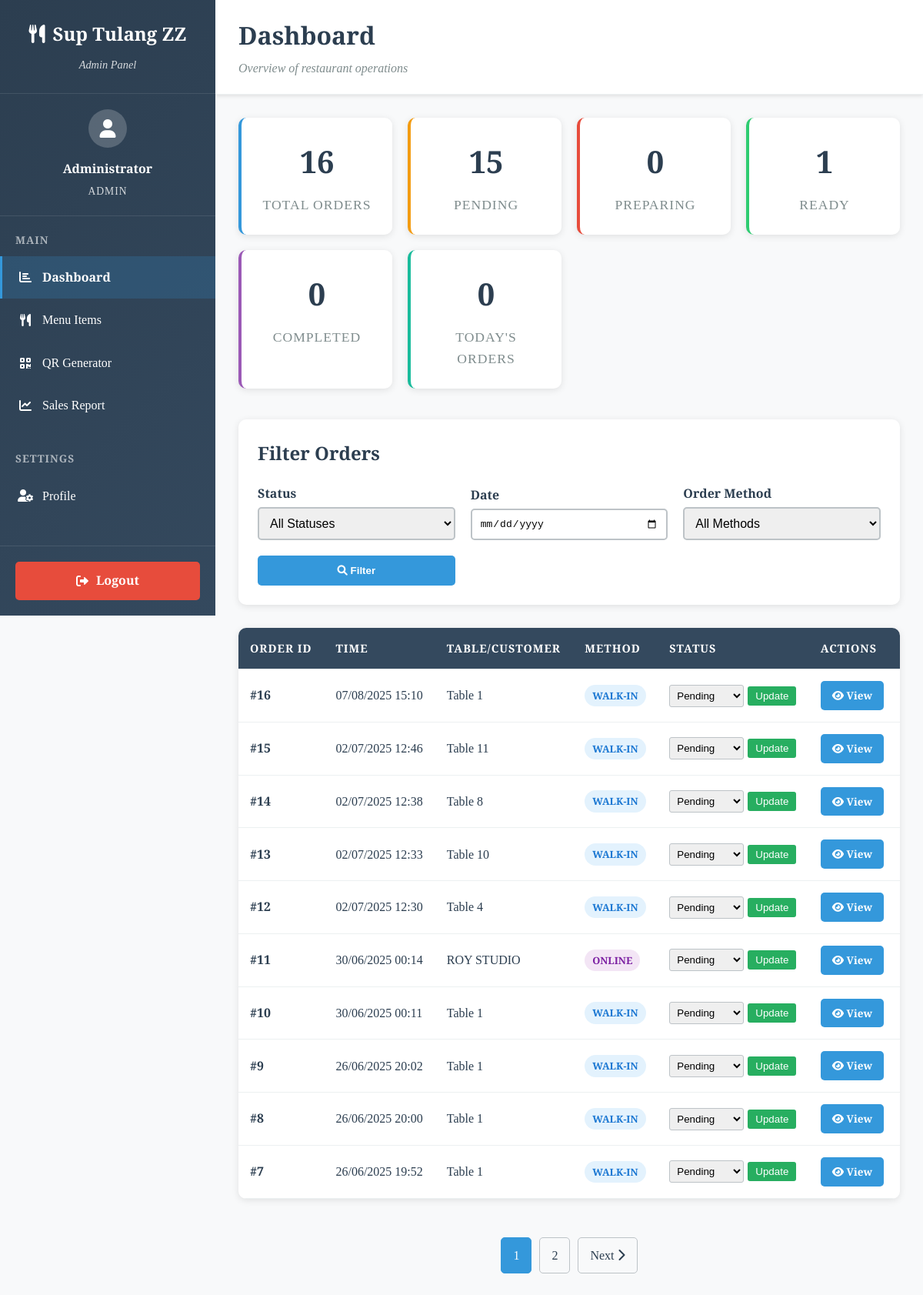
The page /admin_dashboard.php (signed in) on the database its author committed.
### tables this page shows
CREATE TABLE `orders` (
  `id` int(11) NOT NULL,
  `table_number` int(11) NOT NULL,
  `order_time` datetime DEFAULT current_timestamp(),
  `status` varchar(50) DEFAULT 'Pending',
  `order_method` enum('walk-in','online') NOT NULL DEFAULT 'walk-in',
  `customer_name` varchar(100) DEFAULT NULL,
  `customer_email` varchar(100) DEFAULT NULL,
  `customer_phone` varchar(20) DEFAULT NULL,
  `delivery_address` text DEFAULT NULL,
  `order_type` enum('delivery','pickup') DEFAULT NULL
);

### includes/admin_auth.php (called while the page is built, shortened)
<?php
class AdminAuth {
    private $conn;
    public function __construct($database_connection) {
        $this->conn = $database_connection;
    }
    public function isAuthenticated() {
        if (isset($_SESSION['admin_logged_in']) && $_SESSION['admin_logged_in']) {
            if ($this->tableExists('admin_sessions') && isset($_SESSION['session_id'])) {
                return $this->validateSession($_SESSION['session_id'], $_SESSION['admin_id']);
            }
            return true;
        }
        return false;
    }
    private function tableExists($table) {
        try {
            $stmt = $this->conn->prepare("SELECT COUNT(*) as count FROM INFORMATION_SCHEMA.TABLES WHERE TABLE_SCHEMA = DATABASE() AND TABLE_NAME = ?");
            $stmt->bind_param("s", $table);
            $stmt->execute();
            $result = $stmt->get_result()->fetch_assoc();
            return $result['count'] > 0;
        } catch (Exception $e) {
            try {
                $escaped_table = $this->conn->real_escape_string($table);
                $result = $this->conn->query("SHOW TABLES LIKE '$escaped_table'");
                return $result && $result->num_rows > 0;
            } catch (Exception $e2) {
                return false;
            }
        }
    }
    public function getUserInfo() {
        if ($this->isAuthenticated()) {
            return [
                'id' => $_SESSION['admin_id'] ?? 1,
                'username' => $_SESSION['admin_username'] ?? 'admin',
                'email' => $_SESSION['admin_email'] ?? 'admin@localhost',
                'name' => $_SESSION['admin_name'] ?? 'Administrator',
                'role' => $_SESSION['admin_role'] ?? 'admin',
                'login_time' => $_SESSION['login_time'] ?? time()
            ];
        }
        return null;
    }
}
?>

### admin_dashboard.php (the view, shortened to what this page needs)
<?php
include 'includes/db.php';
$user_info = [
    'id' => $_SESSION['admin_id'] ?? 1,
    'username' => $_SESSION['admin_username'] ?? 'admin',
    'email' => $_SESSION['admin_email'] ?? 'admin@localhost',
    'name' => $_SESSION['admin_name'] ?? 'Administrator',
    'role' => $_SESSION['admin_role'] ?? 'admin',
    'login_time' => $_SESSION['login_time'] ?? time()
];
if (file_exists('includes/admin_auth.php')) {
    include 'includes/admin_auth.php';
    $auth = new AdminAuth($conn);
    $user_info = $auth->getUserInfo();
}
$current_tab = $_GET['tab'] ?? 'dashboard';
$page = $_GET['page'] ?? 1;
$per_page = 10;
$offset = ($page - 1) * $per_page;
$status_filter = $_GET['status'] ?? '';
$date_filter = $_GET['date'] ?? '';
$method_filter = $_GET['method'] ?? '';
$params = [];
$param_types = '';
$where_clause = '';
$count_query = "SELECT COUNT(*) as total FROM orders $where_clause";
$count_stmt = $conn->prepare($count_query);
$count_stmt->execute();
$total_orders = $count_stmt->get_result()->fetch_assoc()['total'];
$total_pages = ceil($total_orders / $per_page);
if ($current_tab === 'dashboard') {
    $query = "SELECT * FROM orders $where_clause ORDER BY order_time DESC LIMIT ? OFFSET ?";
    $params[] = $per_page;
    $params[] = $offset;
    $param_types .= 'ii';
    $stmt = $conn->prepare($query);
    $stmt->bind_param($param_types, ...$params);
    $stmt->execute();
    $orders = $stmt->get_result()->fetch_all(MYSQLI_ASSOC);
}
$stats_query = "SELECT
    COUNT(*) as total_orders,
    SUM(CASE WHEN status = 'Pending' THEN 1 ELSE 0 END) as pending_orders,
    SUM(CASE WHEN status = 'Preparing' THEN 1 ELSE 0 END) as preparing_orders,
    SUM(CASE WHEN status = 'Ready' THEN 1 ELSE 0 END) as ready_orders,
    SUM(CASE WHEN status = 'Completed' THEN 1 ELSE 0 END) as completed_orders,
    SUM(CASE WHEN DATE(order_time) = CURDATE() THEN 1 ELSE 0 END) as today_orders
    FROM orders";
$stats_result = $conn->query($stats_query);
$stats = $stats_result->fetch_assoc();
?>
<!DOCTYPE html>
<html lang="en">
<head>
    <link href="https://cdnjs.cloudflare.com/ajax/libs/font-awesome/6.0.0/css/all.min.css" rel="stylesheet">
</head>
<body>
<div class="admin-layout">
    <div class="sidebar" id="sidebar">
        <div class="sidebar-header">
            <div class="sidebar-logo">
                <i class="fas fa-utensils"></i>
                Sup Tulang ZZ
            </div>
            <div class="sidebar-subtitle">Admin Panel</div>
        </div>
        <div class="user-profile">
            <div class="user-avatar">
                <i class="fas fa-user"></i>
            </div>
            <div class="user-name"><?= htmlspecialchars($user_info['name']) ?></div>
            <div class="user-role"><?= htmlspecialchars($user_info['role']) ?></div>
        </div>
        <nav class="sidebar-nav">
            <div class="nav-section">
                <div class="nav-section-title">Main</div>
                <a href="?tab=dashboard" class="nav-item <?= $current_tab === 'dashboard' ? 'active' : '' ?>">
                    <i class="fas fa-chart-bar"></i>
                    Dashboard
                </a>
                <a href="?tab=menu-items" class="nav-item <?= $current_tab === 'menu-items' ? 'active' : '' ?>">
                    <i class="fas fa-utensils"></i>
                    Menu Items
                </a>
                <a href="admin_qr_generator.php" class="nav-item">
                    <i class="fas fa-qrcode"></i>
                    QR Generator
                </a>
                <a href="sales_report.php" class="nav-item">
                    <i class="fas fa-chart-line"></i>
                    Sales Report
                </a>
            </div>
            <div class="nav-section">
                <div class="nav-section-title">Settings</div>
                <a href="?tab=profile" class="nav-item <?= $current_tab === 'profile' ? 'active' : '' ?>">
                    <i class="fas fa-user-cog"></i>
                    Profile
                </a>
            </div>
        </nav>
        <div class="sidebar-footer">
            <a href="admin_logout.php" class="logout-btn">
                <i class="fas fa-sign-out-alt"></i>
                Logout
            </a>
        </div>
    </div>
    <div class="main-content">
        <div class="content-header">
            <h1 class="content-title">
                <?php
                switch($current_tab) {
                    case 'dashboard':
                        echo 'Dashboard';
                        break;
                }
                ?>
            </h1>
            <p class="content-subtitle">
                <?php
                switch($current_tab) {
                    case 'dashboard':
                        echo 'Overview of restaurant operations';
                        break;
                }
                ?>
            </p>
        </div>
        <div class="content-body">
            <div class="tab-content <?= $current_tab === 'dashboard' ? 'active' : '' ?>">
                <div class="stats-grid">
                    <div class="stat-card">
                        <div class="stat-number"><?= $stats['total_orders'] ?></div>
                        <div class="stat-label">Total Orders</div>
                    </div>
                    <div class="stat-card pending">
                        <div class="stat-number"><?= $stats['pending_orders'] ?></div>
                        <div class="stat-label">Pending</div>
                    </div>
                    <div class="stat-card preparing">
                        <div class="stat-number"><?= $stats['preparing_orders'] ?></div>
                        <div class="stat-label">Preparing</div>
                    </div>
                    <div class="stat-card ready">
                        <div class="stat-number"><?= $stats['ready_orders'] ?></div>
                        <div class="stat-label">Ready</div>
                    </div>
                    <div class="stat-card completed">
                        <div class="stat-number"><?= $stats['completed_orders'] ?></div>
                        <div class="stat-label">Completed</div>
                    </div>
                    <div class="stat-card today">
                        <div class="stat-number"><?= $stats['today_orders'] ?></div>
                        <div class="stat-label">Today's Orders</div>
                    </div>
                </div>
                <div class="filters-section">
                    <h3 class="filters-title">Filter Orders</h3>
                    <form class="filters-form" method="GET">
                        <div class="filter-group">
                            <label>Status</label>
                            <select name="status">
                                <option value="">All Statuses</option>
                            </select>
                        </div>
                        <div class="filter-group">
                            <label>Date</label>
                            <input type="date" name="date" value="<?= htmlspecialchars($date_filter) ?>">
                        </div>
                        <div class="filter-group">
                            <label>Order Method</label>
                            <select name="method">
                                <option value="">All Methods</option>
                            </select>
                        </div>
                        <div class="filter-group">
                            <button type="submit" class="filter-btn">
                                <i class="fas fa-search"></i> Filter
                            </button>
                        </div>
                    </form>
                </div>
                <?php if (isset($orders) && !empty($orders)): ?>
                    <table class="orders-table">
                        <thead>
                            <tr>
                                <th>Order ID</th>
                                <th>Time</th>
                                <th>Table/Customer</th>
                                <th>Method</th>
                                <th>Status</th>
                                <th>Actions</th>
                            </tr>
                        </thead>
                        <tbody>
                            <?php foreach ($orders as $order): ?>
                                <tr>
                                    <td><strong>#<?= $order['id'] ?></strong></td>
                                    <td><?= date('d/m/Y H:i', strtotime($order['order_time'])) ?></td>
                                    <td>
                                        <?php if ($order['order_method'] == 'walk-in'): ?>
                                            Table <?= $order['table_number'] ?>
                                        <?php else: ?>
                                            <?= htmlspecialchars($order['customer_name'] ?? 'N/A') ?>
                                        <?php endif; ?>
                                    </td>
                                    <td>
                                        <span class="method-badge method-<?= $order['order_method'] ?>">
                                            <?= ucfirst($order['order_method']) ?>
                                        </span>
                                    </td>
                                    <td>
                                        <form method="POST" action="update_order_status.php" style="display: inline-flex; align-items: center;">
                                            <select name="new_status" style="padding: 5px; border-radius: 3px; border: 1px solid #bdc3c7;">
                                                <option value="Pending" <?= $order['status'] == 'Pending' ? 'selected' : '' ?>>Pending</option>
                                            </select>
                                            <button type="submit" style="background: #27ae60; color: white; padding: 5px 10px; border: none; border-radius: 3px; margin-left: 5px; cursor: pointer;">Update</button>
                                        </form>
                                    </td>
                                    <td>
                                        <a href="view_order.php?id=<?= $order['id'] ?>" class="action-btn btn-view">
                                            <i class="fas fa-eye"></i> View
                                        </a>
                                    </td>
                                </tr>
                            <?php endforeach; ?>
                        </tbody>
                    </table>
                    <?php if ($total_pages > 1): ?>
                        <div class="pagination">
                            <?php for ($i = 1; $i <= $total_pages; $i++): ?>
                                <?php if ($i == $page): ?>
                                    <span class="current"><?= $i ?></span>
                                <?php else: ?>
                                    <a href="?tab=dashboard&page=<?= $i ?>&status=<?= $status_filter ?>&date=<?= $date_filter ?>&method=<?= $method_filter ?>"><?= $i ?></a>
                                <?php endif; ?>
                            <?php endfor; ?>
                            <?php if ($page < $total_pages): ?>
                                <a href="?tab=dashboard&page=<?= $page + 1 ?>&status=<?= $status_filter ?>&date=<?= $date_filter ?>&method=<?= $method_filter ?>">
                                    Next <i class="fas fa-chevron-right"></i>
                                </a>
                            <?php endif; ?>
                        </div>
                    <?php endif; ?>
                <?php endif; ?>
            </div>
        </div>
    </div>
</div>
</body>
</html>

### rows shown on the page
orders: id "16", order_time "07/08/2025 15:10", table_number "1", order_method "WALK-IN", new_status "Pending"
orders: id "15", order_time "02/07/2025 12:46", table_number "11", order_method "WALK-IN", new_status "Pending"
orders: id "14", order_time "02/07/2025 12:38", table_number "8", order_method "WALK-IN", new_status "Pending"
orders: id "13", order_time "02/07/2025 12:33", table_number "10", order_method "WALK-IN", new_status "Pending"
orders: id "12", order_time "02/07/2025 12:30", table_number "4", order_method "WALK-IN", new_status "Pending"
orders: id "11", order_time "30/06/2025 00:14", customer_name "ROY STUDIO", order_method "ONLINE", new_status "Pending"
orders: id "10", order_time "30/06/2025 00:11", table_number "1", order_method "WALK-IN", new_status "Pending"
orders: id "9", order_time "26/06/2025 20:02", table_number "1", order_method "WALK-IN", new_status "Pending"
orders: id "8", order_time "26/06/2025 20:00", table_number "1", order_method "WALK-IN", new_status "Pending"
orders: id "7", order_time "26/06/2025 19:52", table_number "1", order_method "WALK-IN", new_status "Pending"

### other values the page prints
$user_info['name'] "Administrator"
$user_info['role'] "ADMIN"
$stats['total_orders'] "16"
$stats['pending_orders'] "15"
$stats['preparing_orders'] "0"
$stats['ready_orders'] "1"
$stats['completed_orders'] "0"
$stats['today_orders'] "0"
